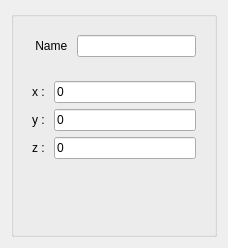
<?xml version="1.0" encoding="UTF-8"?>
<ui version="4.0">
 <class>VertexDialog</class>
 <widget class="QDialog" name="VertexDialog">
  <property name="geometry">
   <rect>
    <x>0</x>
    <y>0</y>
    <width>228</width>
    <height>248</height>
   </rect>
  </property>
  <property name="sizePolicy">
   <sizepolicy hsizetype="Preferred" vsizetype="Preferred">
    <horstretch>0</horstretch>
    <verstretch>0</verstretch>
   </sizepolicy>
  </property>
  <property name="minimumSize">
   <size>
    <width>5</width>
    <height>0</height>
   </size>
  </property>
  <property name="maximumSize">
   <size>
    <width>16777215</width>
    <height>16777215</height>
   </size>
  </property>
  <property name="windowTitle">
   <string>Vertex Construction</string>
  </property>
  <layout class="QVBoxLayout" name="verticalLayout">
   <item>
    <widget class="QGroupBox" name="groupBox">
     <property name="title">
      <string/>
     </property>
     <layout class="QVBoxLayout" name="verticalLayout_2">
      <item>
       <widget class="QWidget" name="widget" native="true">
        <layout class="QFormLayout" name="formLayout_2">
         <property name="fieldGrowthPolicy">
          <enum>QFormLayout::AllNonFixedFieldsGrow</enum>
         </property>
         <item row="0" column="0">
          <widget class="QLabel" name="label_6">
           <property name="text">
            <string> Name </string>
           </property>
          </widget>
         </item>
         <item row="0" column="1">
          <widget class="QLineEdit" name="name_le">
           <property name="sizePolicy">
            <sizepolicy hsizetype="Preferred" vsizetype="Fixed">
             <horstretch>0</horstretch>
             <verstretch>0</verstretch>
            </sizepolicy>
           </property>
           <property name="maximumSize">
            <size>
             <width>16777215</width>
             <height>16777215</height>
            </size>
           </property>
          </widget>
         </item>
        </layout>
       </widget>
      </item>
      <item>
       <widget class="QWidget" name="widget_2" native="true">
        <layout class="QFormLayout" name="formLayout">
         <item row="0" column="0">
          <widget class="QLabel" name="label">
           <property name="sizePolicy">
            <sizepolicy hsizetype="Maximum" vsizetype="Preferred">
             <horstretch>0</horstretch>
             <verstretch>0</verstretch>
            </sizepolicy>
           </property>
           <property name="text">
            <string>x : </string>
           </property>
          </widget>
         </item>
         <item row="1" column="0">
          <widget class="QLabel" name="label_2">
           <property name="sizePolicy">
            <sizepolicy hsizetype="Maximum" vsizetype="Preferred">
             <horstretch>0</horstretch>
             <verstretch>0</verstretch>
            </sizepolicy>
           </property>
           <property name="text">
            <string>y : </string>
           </property>
          </widget>
         </item>
         <item row="2" column="0">
          <widget class="QLabel" name="label_3">
           <property name="sizePolicy">
            <sizepolicy hsizetype="Maximum" vsizetype="Preferred">
             <horstretch>0</horstretch>
             <verstretch>0</verstretch>
            </sizepolicy>
           </property>
           <property name="text">
            <string>z : </string>
           </property>
          </widget>
         </item>
         <item row="0" column="1">
          <widget class="QLineEdit" name="x_spb">
           <property name="sizePolicy">
            <sizepolicy hsizetype="Preferred" vsizetype="Fixed">
             <horstretch>0</horstretch>
             <verstretch>0</verstretch>
            </sizepolicy>
           </property>
           <property name="text">
            <string>0</string>
           </property>
          </widget>
         </item>
         <item row="1" column="1">
          <widget class="QLineEdit" name="y_spb">
           <property name="sizePolicy">
            <sizepolicy hsizetype="Preferred" vsizetype="Fixed">
             <horstretch>0</horstretch>
             <verstretch>0</verstretch>
            </sizepolicy>
           </property>
           <property name="text">
            <string>0</string>
           </property>
          </widget>
         </item>
         <item row="2" column="1">
          <widget class="QLineEdit" name="z_spb">
           <property name="sizePolicy">
            <sizepolicy hsizetype="Preferred" vsizetype="Fixed">
             <horstretch>0</horstretch>
             <verstretch>0</verstretch>
            </sizepolicy>
           </property>
           <property name="text">
            <string>0</string>
           </property>
          </widget>
         </item>
        </layout>
       </widget>
      </item>
      <item>
       <spacer name="verticalSpacer">
        <property name="orientation">
         <enum>Qt::Vertical</enum>
        </property>
        <property name="sizeHint" stdset="0">
         <size>
          <width>20</width>
          <height>16777215</height>
         </size>
        </property>
       </spacer>
      </item>
     </layout>
    </widget>
   </item>
  </layout>
 </widget>
 <resources/>
 <connections/>
</ui>
